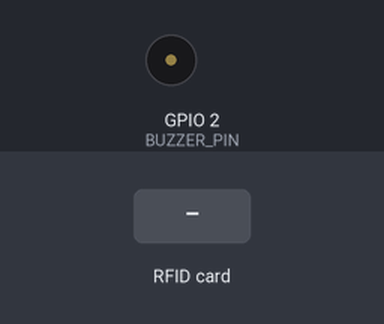
Bench run of a program on a simulated ESP32. Parts: buzzer (waves = sounding, pin HIGH). Inputs (shaded band) come from the test bench. WiFi joins after 1.5 s; servers stay silent unless stated; uploads are accepted with an empty reply; what the program prints to the serial monitor is not drawn.

Above: at 2.7 s.
2.8 s: RFID card 5E 7A 19 C4 held to the reader
At 3.09 s:
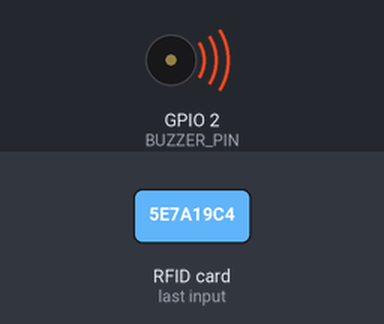
Timing chart, 0 to 5.8 s (numbered marks = the images above; inputs shaded):
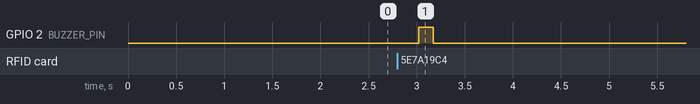

Measured:
- after the input at 2.8 s, GPIO 2 (BUZZER_PIN): LOW → HIGH after 0.22 s, → LOW 0.15 s later

The program:

main.cpp
```cpp
// ============================================================
// Smart Library System — ESP32 Firmware
// ============================================================
// Connects to Wi-Fi, reads RFID cards via MFRC522, sends UIDs
// to the Node.js backend over HTTPS via ngrok tunnel.
//
// Hardware pinout (typical):
//   MFRC522 RFID Reader  →  ESP32
//   SDA (SS)             →  GPIO 5
//   SCK                  →  GPIO 18
//   MOSI                 →  GPIO 23
//   MISO                 →  GPIO 19
//   IRQ                  →  not connected
//   GND                  →  GND
//   RST                  →  GPIO 22
//   3.3V                 →  3.3V
//
// Buzzer + onboard LED   →  GPIO 2
// ============================================================

#include <WiFi.h>
#include <WiFiClientSecure.h>
#include <HTTPClient.h>
#include <ArduinoJson.h>
#include <SPI.h>
#include <MFRC522.h>

// ─── Function prototypes ────────────────────────────────────
void connectWiFi();
String readRFID();
void sendRFID(String uid);

// ─── Wi-Fi credentials (change before upload) ───────────────
const char* WIFI_SSID     = "";
const char* WIFI_PASSWORD = "";

// ─── Server endpoints ───────────────────────────────────────
// ngrok URL (public) — change when tunnel restarts
const char* SERVER_HOST   = "unneeded-verbally-regalia.ngrok-free.dev";
const int   SERVER_PORT   = 443;  // HTTPS

// REST endpoint (POST RFID scans)
const String RFID_ENDPOINT = "/hardware/rfid";

// ─── RFID config ────────────────────────────────────────────
#define RST_PIN  22
#define SS_PIN   5
MFRC522 rfid(SS_PIN, RST_PIN);

// ─── Buzzer pin (shared with onboard LED) ───────────────────
#define BUZZER_PIN 2

// ============================================================
//  SETUP
// ============================================================
void setup() {
  Serial.begin(115200);
  pinMode(BUZZER_PIN, OUTPUT);
  digitalWrite(BUZZER_PIN, LOW);

  // ── Start SPI + RFID ──
  SPI.begin();
  rfid.PCD_Init();
  Serial.println("📡 RFID reader initialized.");

  // ── Connect Wi‑Fi ──
  connectWiFi();
}

// ============================================================
//  MAIN LOOP
// ============================================================
void loop() {
  // ── Keep Wi‑Fi alive ──
  if (WiFi.status() != WL_CONNECTED) {
    Serial.println("⚠️ Wi‑Fi lost. Reconnecting...");
    connectWiFi();
  }

  // ── Check for new RFID card ──
  if (rfid.PICC_IsNewCardPresent() && rfid.PICC_ReadCardSerial()) {
    Serial.println("Card detected! Reading UID...");
    String uid = readRFID();
    Serial.println("📇 Card detected: " + uid);
    sendRFID(uid);
    digitalWrite(BUZZER_PIN, HIGH);
    delay(150);
    digitalWrite(BUZZER_PIN, LOW);
    rfid.PICC_HaltA();
    rfid.PCD_StopCrypto1();
    delay(1000);  // debounce
  }
}

// ============================================================
//  Wi‑Fi CONNECTION (with auto‑reconnect)
// ============================================================
void connectWiFi() {
  Serial.print("🔌 Connecting to Wi‑Fi");
  WiFi.begin(WIFI_SSID, WIFI_PASSWORD);
  WiFi.setAutoReconnect(true);

  int attempts = 0;
  while (WiFi.status() != WL_CONNECTED && attempts < 40) {
    delay(500);
    Serial.print(".");
    attempts++;
  }

  if (WiFi.status() == WL_CONNECTED) {
    Serial.println("\n✅ Wi‑Fi connected");
    Serial.print("   IP address: ");
    Serial.println(WiFi.localIP());
  } else {
    Serial.println("\n❌ Wi‑Fi connection failed. Restarting...");
    ESP.restart();
  }
}

// ============================================================
//  RFID CARD READER
// ============================================================
String readRFID() {
  String uid = "";
  for (byte i = 0; i < rfid.uid.size; i++) {
    if (rfid.uid.uidByte[i] < 0x10) uid += "0";
    uid += String(rfid.uid.uidByte[i], HEX);
  }
  uid.toUpperCase();
  return uid;
}

// ============================================================
//  SEND RFID SCAN TO SERVER (HTTPS POST)
// ============================================================
void sendRFID(String uid) {
  if (WiFi.status() != WL_CONNECTED) {
    Serial.println("⚠️ No Wi‑Fi, cannot send RFID");
    return;
  }

  WiFiClientSecure client;
  client.setInsecure();

  HTTPClient http;
  http.begin(client, "https://" + String(SERVER_HOST) + RFID_ENDPOINT);

  http.addHeader("Content-Type", "application/json");

  // Build JSON payload
  String jsonPayload;
  {
    JsonDocument doc;
    doc["uid"] = uid;
    serializeJson(doc, jsonPayload);
  }

  Serial.print("📤 POST " + RFID_ENDPOINT + " → ");
  Serial.println(jsonPayload);

  int httpCode = http.POST(jsonPayload);
  Serial.print("HTTP Response code: ");
  Serial.println(httpCode);
  String response = http.getString();

  if (httpCode > 0) {
    Serial.print("   Response (" + String(httpCode) + "): ");
    Serial.println(response);
  } else {
    Serial.print("❌ HTTP error: ");
    Serial.println(http.errorToString(httpCode).c_str());
  }

  http.end();
}
```
